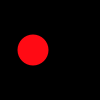
Frame 1 (no input)
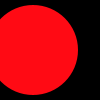
Frame 60 (the mouse pressed at the canvas centre just before this capture)
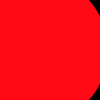
Frame 120 (the mouse held since frame 60 and released just before this capture)

The Processing sketch that drew these frames (run headless with seeded random() and noise(); from frame 60 on, the mouse is pressed at the canvas centre):

// Processing sketch: Spot_Exercise_1
// ── Spot_Exercise_1.pde
Spot sp;

void setup()
{
  size (100,100);
  noStroke();
  sp = new Spot(33, 50, 30, 255, 10, 20);
}

void draw()
{
  //Add a grow method that increases the size of the pixels by the value passed as a parameter
  //Everytime draw is called, call grow to increase the diameter by 1 pixel.
  background(0);
  sp.grow(1);
  sp.display();
}

// ── Spot.pde
class Spot{
  float xCoord, yCoord;
  float diameter;
  int red, green, blue, gray;
  
  Spot()
  {
  }
  
  Spot(float xPos, float yPos, float diamtr)
  {
     xCoord = xPos;
     yCoord = yPos;
     diameter = diamtr;
   }
  
   Spot(float xPos, float yPos, float diamtr, int grayVal)
   {
     xCoord = xPos;
     yCoord = yPos;
     diameter = diamtr;
     colour(grayVal);
   }

   Spot(float xPos, float yPos, float diamtr, int redVal, int greenVal, int blueVal)
   {
     xCoord = xPos;
     yCoord = yPos;
     diameter = diamtr;
     colour(redVal, greenVal, blueVal);  
   }
   
   void display()
   {
     ellipse(xCoord, yCoord, diameter, diameter);
   } 
  
   void colour(int redVal, int greenVal, int blueVal)
   {
     red = redVal;
     green = greenVal;
     blue = blueVal;
     fill (red, green, blue);
   }

   void colour(int grayVal)
   {
     gray = grayVal;
     fill (gray);
   }

   void move(float xPos, float yPos)
   {
     xCoord = xPos;
     yCoord = yPos;
   } 
   
   void grow(float growthPixels)
   {
     diameter += growthPixels;
   } 
 
 }
